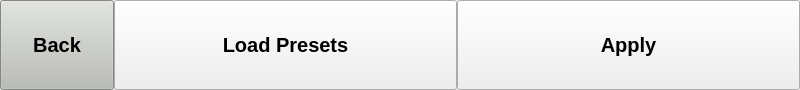
<?xml version="1.0" encoding="UTF-8"?>
<ui version="4.0">
 <class>Form</class>
 <widget class="QWidget" name="Form">
  <property name="geometry">
   <rect>
    <x>0</x>
    <y>0</y>
    <width>800</width>
    <height>90</height>
   </rect>
  </property>
  <property name="minimumSize">
   <size>
    <width>800</width>
    <height>90</height>
   </size>
  </property>
  <property name="maximumSize">
   <size>
    <width>800</width>
    <height>90</height>
   </size>
  </property>
  <property name="windowTitle">
   <string>Form</string>
  </property>
  <layout class="QHBoxLayout" name="horizontalLayout">
   <property name="spacing">
    <number>0</number>
   </property>
   <property name="leftMargin">
    <number>0</number>
   </property>
   <property name="topMargin">
    <number>0</number>
   </property>
   <property name="rightMargin">
    <number>0</number>
   </property>
   <property name="bottomMargin">
    <number>0</number>
   </property>
   <item>
    <widget class="QPushButton" name="button_close">
     <property name="sizePolicy">
      <sizepolicy hsizetype="Minimum" vsizetype="Preferred">
       <horstretch>0</horstretch>
       <verstretch>0</verstretch>
      </sizepolicy>
     </property>
     <property name="maximumSize">
      <size>
       <width>114</width>
       <height>16777215</height>
      </size>
     </property>
     <property name="palette">
      <palette>
       <active>
        <colorrole role="WindowText">
         <brush brushstyle="SolidPattern">
          <color alpha="255">
           <red>0</red>
           <green>0</green>
           <blue>0</blue>
          </color>
         </brush>
        </colorrole>
        <colorrole role="Button">
         <brush brushstyle="SolidPattern">
          <color alpha="255">
           <red>186</red>
           <green>189</green>
           <blue>182</blue>
          </color>
         </brush>
        </colorrole>
        <colorrole role="Light">
         <brush brushstyle="SolidPattern">
          <color alpha="255">
           <red>255</red>
           <green>255</green>
           <blue>255</blue>
          </color>
         </brush>
        </colorrole>
        <colorrole role="Midlight">
         <brush brushstyle="SolidPattern">
          <color alpha="255">
           <red>220</red>
           <green>222</green>
           <blue>218</blue>
          </color>
         </brush>
        </colorrole>
        <colorrole role="Dark">
         <brush brushstyle="SolidPattern">
          <color alpha="255">
           <red>93</red>
           <green>94</green>
           <blue>91</blue>
          </color>
         </brush>
        </colorrole>
        <colorrole role="Mid">
         <brush brushstyle="SolidPattern">
          <color alpha="255">
           <red>124</red>
           <green>126</green>
           <blue>121</blue>
          </color>
         </brush>
        </colorrole>
        <colorrole role="Text">
         <brush brushstyle="SolidPattern">
          <color alpha="255">
           <red>0</red>
           <green>0</green>
           <blue>0</blue>
          </color>
         </brush>
        </colorrole>
        <colorrole role="BrightText">
         <brush brushstyle="SolidPattern">
          <color alpha="255">
           <red>255</red>
           <green>255</green>
           <blue>255</blue>
          </color>
         </brush>
        </colorrole>
        <colorrole role="ButtonText">
         <brush brushstyle="SolidPattern">
          <color alpha="255">
           <red>0</red>
           <green>0</green>
           <blue>0</blue>
          </color>
         </brush>
        </colorrole>
        <colorrole role="Base">
         <brush brushstyle="SolidPattern">
          <color alpha="255">
           <red>255</red>
           <green>255</green>
           <blue>255</blue>
          </color>
         </brush>
        </colorrole>
        <colorrole role="Window">
         <brush brushstyle="SolidPattern">
          <color alpha="255">
           <red>186</red>
           <green>189</green>
           <blue>182</blue>
          </color>
         </brush>
        </colorrole>
        <colorrole role="Shadow">
         <brush brushstyle="SolidPattern">
          <color alpha="255">
           <red>0</red>
           <green>0</green>
           <blue>0</blue>
          </color>
         </brush>
        </colorrole>
        <colorrole role="AlternateBase">
         <brush brushstyle="SolidPattern">
          <color alpha="255">
           <red>220</red>
           <green>222</green>
           <blue>218</blue>
          </color>
         </brush>
        </colorrole>
        <colorrole role="ToolTipBase">
         <brush brushstyle="SolidPattern">
          <color alpha="255">
           <red>255</red>
           <green>255</green>
           <blue>220</blue>
          </color>
         </brush>
        </colorrole>
        <colorrole role="ToolTipText">
         <brush brushstyle="SolidPattern">
          <color alpha="255">
           <red>0</red>
           <green>0</green>
           <blue>0</blue>
          </color>
         </brush>
        </colorrole>
       </active>
       <inactive>
        <colorrole role="WindowText">
         <brush brushstyle="SolidPattern">
          <color alpha="255">
           <red>0</red>
           <green>0</green>
           <blue>0</blue>
          </color>
         </brush>
        </colorrole>
        <colorrole role="Button">
         <brush brushstyle="SolidPattern">
          <color alpha="255">
           <red>186</red>
           <green>189</green>
           <blue>182</blue>
          </color>
         </brush>
        </colorrole>
        <colorrole role="Light">
         <brush brushstyle="SolidPattern">
          <color alpha="255">
           <red>255</red>
           <green>255</green>
           <blue>255</blue>
          </color>
         </brush>
        </colorrole>
        <colorrole role="Midlight">
         <brush brushstyle="SolidPattern">
          <color alpha="255">
           <red>220</red>
           <green>222</green>
           <blue>218</blue>
          </color>
         </brush>
        </colorrole>
        <colorrole role="Dark">
         <brush brushstyle="SolidPattern">
          <color alpha="255">
           <red>93</red>
           <green>94</green>
           <blue>91</blue>
          </color>
         </brush>
        </colorrole>
        <colorrole role="Mid">
         <brush brushstyle="SolidPattern">
          <color alpha="255">
           <red>124</red>
           <green>126</green>
           <blue>121</blue>
          </color>
         </brush>
        </colorrole>
        <colorrole role="Text">
         <brush brushstyle="SolidPattern">
          <color alpha="255">
           <red>0</red>
           <green>0</green>
           <blue>0</blue>
          </color>
         </brush>
        </colorrole>
        <colorrole role="BrightText">
         <brush brushstyle="SolidPattern">
          <color alpha="255">
           <red>255</red>
           <green>255</green>
           <blue>255</blue>
          </color>
         </brush>
        </colorrole>
        <colorrole role="ButtonText">
         <brush brushstyle="SolidPattern">
          <color alpha="255">
           <red>0</red>
           <green>0</green>
           <blue>0</blue>
          </color>
         </brush>
        </colorrole>
        <colorrole role="Base">
         <brush brushstyle="SolidPattern">
          <color alpha="255">
           <red>255</red>
           <green>255</green>
           <blue>255</blue>
          </color>
         </brush>
        </colorrole>
        <colorrole role="Window">
         <brush brushstyle="SolidPattern">
          <color alpha="255">
           <red>186</red>
           <green>189</green>
           <blue>182</blue>
          </color>
         </brush>
        </colorrole>
        <colorrole role="Shadow">
         <brush brushstyle="SolidPattern">
          <color alpha="255">
           <red>0</red>
           <green>0</green>
           <blue>0</blue>
          </color>
         </brush>
        </colorrole>
        <colorrole role="AlternateBase">
         <brush brushstyle="SolidPattern">
          <color alpha="255">
           <red>220</red>
           <green>222</green>
           <blue>218</blue>
          </color>
         </brush>
        </colorrole>
        <colorrole role="ToolTipBase">
         <brush brushstyle="SolidPattern">
          <color alpha="255">
           <red>255</red>
           <green>255</green>
           <blue>220</blue>
          </color>
         </brush>
        </colorrole>
        <colorrole role="ToolTipText">
         <brush brushstyle="SolidPattern">
          <color alpha="255">
           <red>0</red>
           <green>0</green>
           <blue>0</blue>
          </color>
         </brush>
        </colorrole>
       </inactive>
       <disabled>
        <colorrole role="WindowText">
         <brush brushstyle="SolidPattern">
          <color alpha="255">
           <red>93</red>
           <green>94</green>
           <blue>91</blue>
          </color>
         </brush>
        </colorrole>
        <colorrole role="Button">
         <brush brushstyle="SolidPattern">
          <color alpha="255">
           <red>186</red>
           <green>189</green>
           <blue>182</blue>
          </color>
         </brush>
        </colorrole>
        <colorrole role="Light">
         <brush brushstyle="SolidPattern">
          <color alpha="255">
           <red>255</red>
           <green>255</green>
           <blue>255</blue>
          </color>
         </brush>
        </colorrole>
        <colorrole role="Midlight">
         <brush brushstyle="SolidPattern">
          <color alpha="255">
           <red>220</red>
           <green>222</green>
           <blue>218</blue>
          </color>
         </brush>
        </colorrole>
        <colorrole role="Dark">
         <brush brushstyle="SolidPattern">
          <color alpha="255">
           <red>93</red>
           <green>94</green>
           <blue>91</blue>
          </color>
         </brush>
        </colorrole>
        <colorrole role="Mid">
         <brush brushstyle="SolidPattern">
          <color alpha="255">
           <red>124</red>
           <green>126</green>
           <blue>121</blue>
          </color>
         </brush>
        </colorrole>
        <colorrole role="Text">
         <brush brushstyle="SolidPattern">
          <color alpha="255">
           <red>93</red>
           <green>94</green>
           <blue>91</blue>
          </color>
         </brush>
        </colorrole>
        <colorrole role="BrightText">
         <brush brushstyle="SolidPattern">
          <color alpha="255">
           <red>255</red>
           <green>255</green>
           <blue>255</blue>
          </color>
         </brush>
        </colorrole>
        <colorrole role="ButtonText">
         <brush brushstyle="SolidPattern">
          <color alpha="255">
           <red>93</red>
           <green>94</green>
           <blue>91</blue>
          </color>
         </brush>
        </colorrole>
        <colorrole role="Base">
         <brush brushstyle="SolidPattern">
          <color alpha="255">
           <red>186</red>
           <green>189</green>
           <blue>182</blue>
          </color>
         </brush>
        </colorrole>
        <colorrole role="Window">
         <brush brushstyle="SolidPattern">
          <color alpha="255">
           <red>186</red>
           <green>189</green>
           <blue>182</blue>
          </color>
         </brush>
        </colorrole>
        <colorrole role="Shadow">
         <brush brushstyle="SolidPattern">
          <color alpha="255">
           <red>0</red>
           <green>0</green>
           <blue>0</blue>
          </color>
         </brush>
        </colorrole>
        <colorrole role="AlternateBase">
         <brush brushstyle="SolidPattern">
          <color alpha="255">
           <red>186</red>
           <green>189</green>
           <blue>182</blue>
          </color>
         </brush>
        </colorrole>
        <colorrole role="ToolTipBase">
         <brush brushstyle="SolidPattern">
          <color alpha="255">
           <red>255</red>
           <green>255</green>
           <blue>220</blue>
          </color>
         </brush>
        </colorrole>
        <colorrole role="ToolTipText">
         <brush brushstyle="SolidPattern">
          <color alpha="255">
           <red>0</red>
           <green>0</green>
           <blue>0</blue>
          </color>
         </brush>
        </colorrole>
       </disabled>
      </palette>
     </property>
     <property name="font">
      <font>
       <pointsize>15</pointsize>
       <weight>75</weight>
       <bold>true</bold>
      </font>
     </property>
     <property name="text">
      <string>Back</string>
     </property>
     <property name="autoDefault">
      <bool>false</bool>
     </property>
     <property name="default">
      <bool>false</bool>
     </property>
     <property name="flat">
      <bool>false</bool>
     </property>
    </widget>
   </item>
   <item>
    <widget class="QPushButton" name="button_loadpreset">
     <property name="sizePolicy">
      <sizepolicy hsizetype="Minimum" vsizetype="Expanding">
       <horstretch>0</horstretch>
       <verstretch>0</verstretch>
      </sizepolicy>
     </property>
     <property name="font">
      <font>
       <pointsize>15</pointsize>
       <weight>75</weight>
       <bold>true</bold>
      </font>
     </property>
     <property name="text">
      <string>Load Presets</string>
     </property>
    </widget>
   </item>
   <item>
    <widget class="QPushButton" name="button_apply">
     <property name="sizePolicy">
      <sizepolicy hsizetype="Minimum" vsizetype="Expanding">
       <horstretch>0</horstretch>
       <verstretch>0</verstretch>
      </sizepolicy>
     </property>
     <property name="font">
      <font>
       <pointsize>15</pointsize>
       <weight>75</weight>
       <bold>true</bold>
      </font>
     </property>
     <property name="text">
      <string>Apply</string>
     </property>
    </widget>
   </item>
  </layout>
 </widget>
 <resources/>
 <connections/>
</ui>
